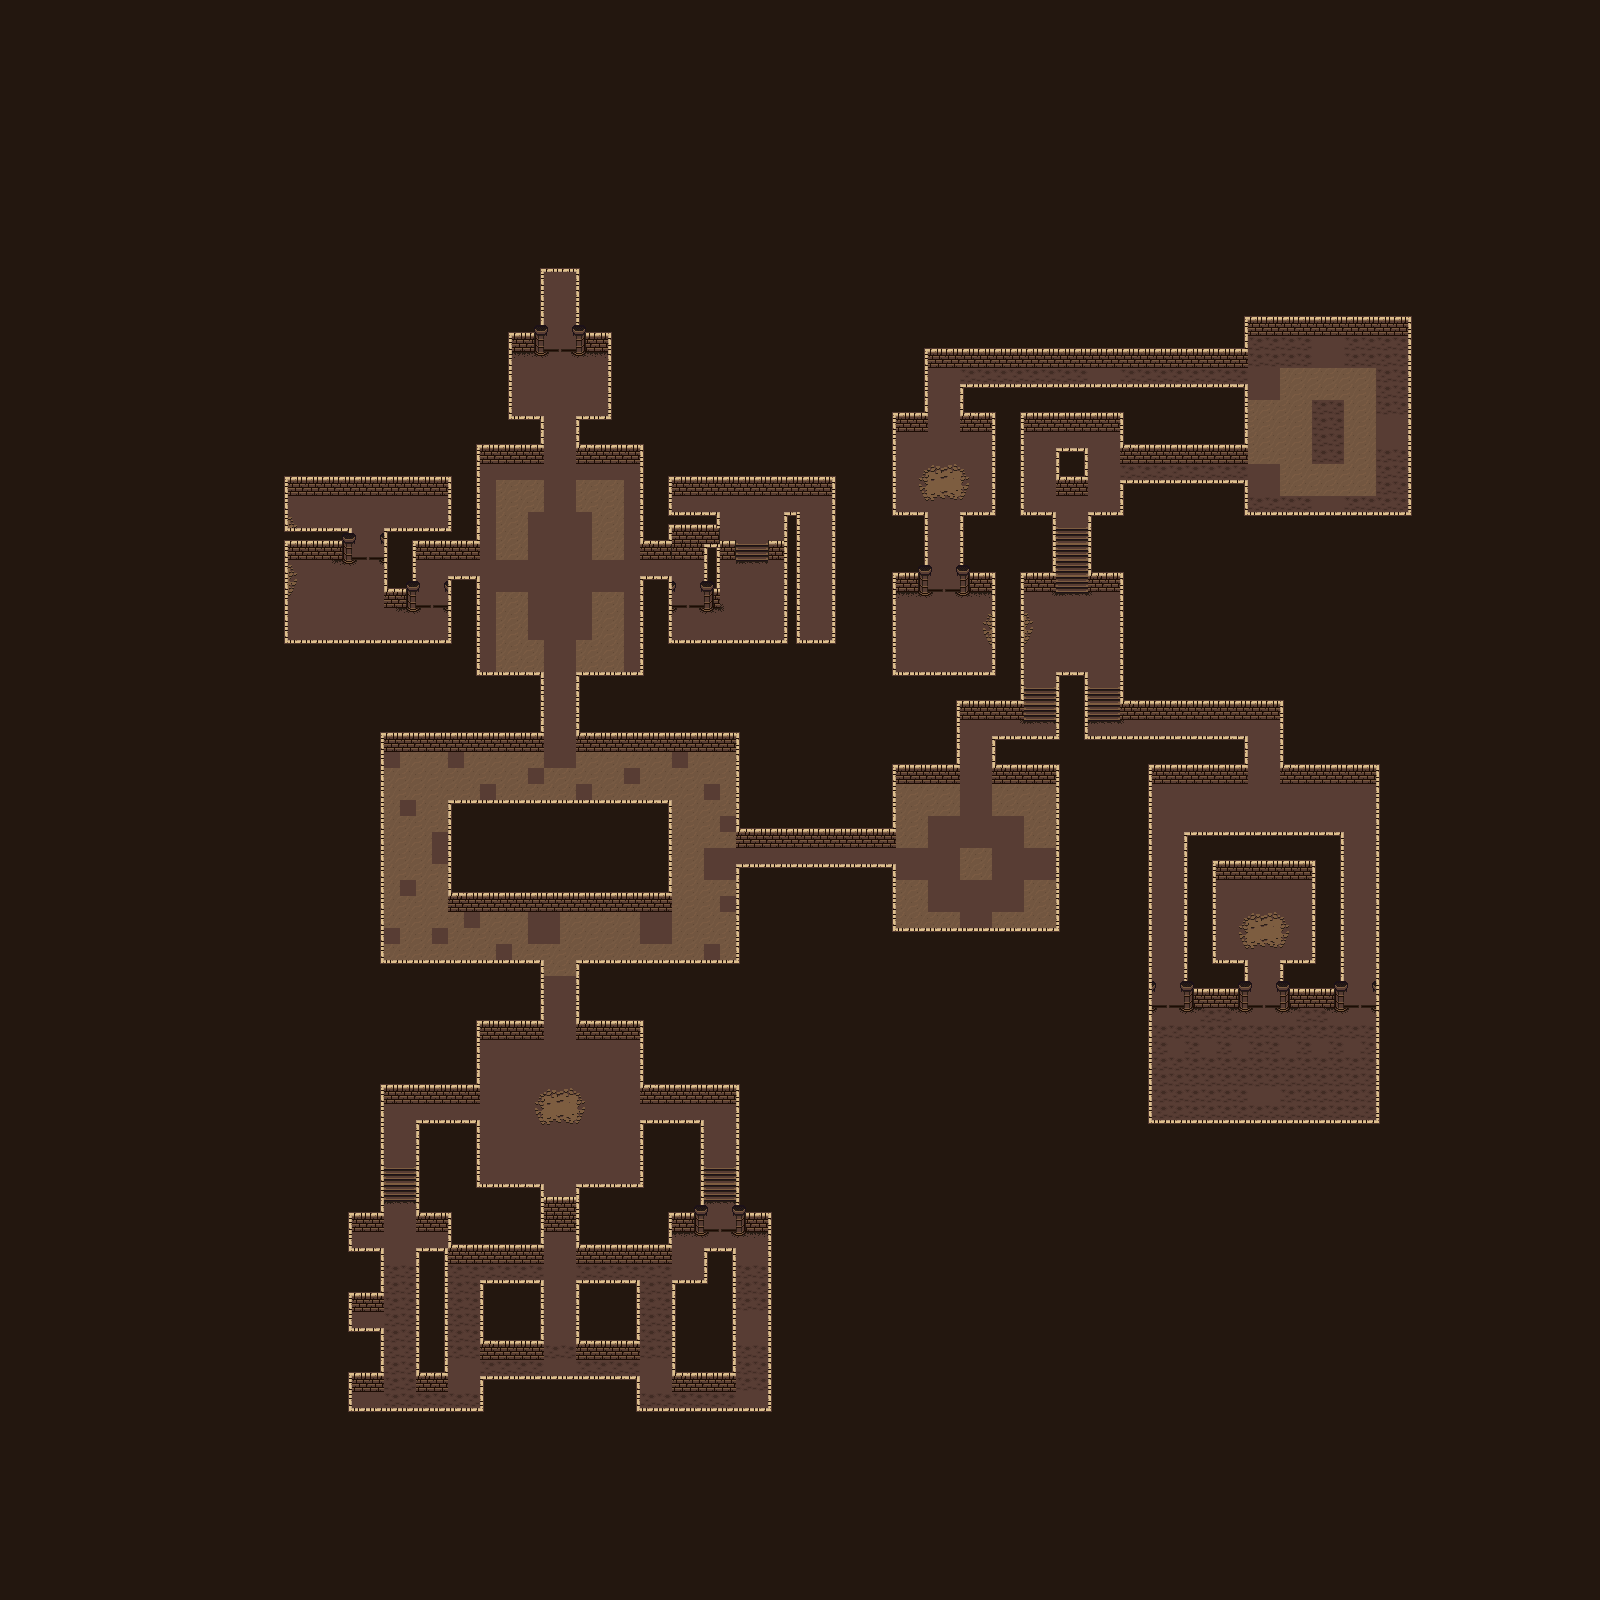

A level layout from a 2D game, rendered from its tile map. Below: a short description, then the map file with tile-grid data replaced by summaries:
An orthogonal 100x100 tile map with 16x16 px tiles, 8 tile layers (background, floor, trapfloor, walls, ...), 1 hidden layer not drawn and 216 objects (14x pillar, 14x room4Spike2, 13x room1Spike, 12x torch, 9x room4Spike3, ...).

<map version="1.0" tiledversion="1.1.5" orientation="orthogonal" renderorder="left-down" width="100" height="100" tilewidth="16" tileheight="16" infinite="0" nextobjectid="224">
 <tileset firstgid="1" source="../tilesets/PixelDungeonTileset.tsx" />
 <layer name="background" width="100" height="100">
  <data>[10000 cells, 10000 non-empty, 1 distinct tile ids]</data>
 </layer>
 <layer name="floorplan" width="100" height="100" visible="0">
  <data>[10000 cells, 1836 non-empty, 1 distinct tile ids]</data>
 </layer>
 <layer name="floor" width="100" height="100">
  <data>[10000 cells, 1703 non-empty, 25 distinct tile ids]</data>
 </layer>
 <layer name="trapfloor" width="100" height="100">
  <data>[10000 cells, 643 non-empty, 2 distinct tile ids]</data>
 </layer>
 <layer name="walls" width="100" height="100">
  <data>[10000 cells, 267 non-empty, 8 distinct tile ids]</data>
 </layer>
 <layer name="wallTop1" width="100" height="100">
  <data>[10000 cells, 343 non-empty, 6 distinct tile ids]</data>
 </layer>
 <layer name="wallTop2" width="100" height="100">
  <data>[10000 cells, 968 non-empty, 3 distinct tile ids]</data>
 </layer>
 <layer name="wallTop3" width="100" height="100">
  <data>[10000 cells, 57 non-empty, 7 distinct tile ids]</data>
 </layer>
 <layer name="decoration" width="100" height="100">
  <data>[10000 cells, 0 non-empty, 0 distinct tile ids]</data>
 </layer>
 <objectgroup color="#ff9500" name="blocks">
  <object id="98" name="puzzleController" x="1256.5" y="1093" width="15" height="6">
   <properties>
    <property name="entity" value="puzzleController" />
    <property name="puzzleName" value="simonSays_1" />
   </properties>
  </object>
  <object id="99" name="switch_4" x="1284" y="1045" width="8" height="6">
   <properties>
    <property name="entity" value="simonSaysSwitch" />
    <property name="puzzleName" value="simonSays_1" />
   </properties>
  </object>
  <object id="100" name="switch_3" x="1236" y="1045" width="8" height="6">
   <properties>
    <property name="entity" value="simonSaysSwitch" />
    <property name="puzzleName" value="simonSays_1" />
   </properties>
  </object>
  <object id="101" name="switch_2" x="1204" y="1045" width="8" height="6">
   <properties>
    <property name="entity" value="simonSaysSwitch" />
    <property name="puzzleName" value="simonSays_1" />
   </properties>
  </object>
  <object id="102" name="switch_1" x="1172" y="1045" width="8" height="6">
   <properties>
    <property name="entity" value="simonSaysSwitch" />
    <property name="puzzleName" value="simonSays_1" />
   </properties>
  </object>
  <object id="103" name="switch_5" x="1316" y="1045" width="8" height="6">
   <properties>
    <property name="entity" value="simonSaysSwitch" />
    <property name="puzzleName" value="simonSays_1" />
   </properties>
  </object>
  <object id="104" name="switch_6" x="1348" y="1045" width="8" height="6">
   <properties>
    <property name="entity" value="simonSaysSwitch" />
    <property name="puzzleName" value="simonSays_1" />
   </properties>
  </object>
  <object id="157" name="lever" x="939" y="476" width="10" height="8">
   <properties>
    <property name="entity" value="lever" />
    <property name="target" value="mechanicDoor_1,room_5" />
    <property name="trigger" type="bool" value="true" />
   </properties>
  </object>
  <object id="158" name="pillar" x="937" y="528" width="14" height="8">
   <properties>
    <property name="entity" value="pillar" />
   </properties>
  </object>
  <object id="159" name="pillar" x="1225" y="892" width="14" height="8">
   <properties>
    <property name="entity" value="pillar" />
   </properties>
  </object>
  <object id="160" name="pillar" x="1289" y="892" width="14" height="8">
   <properties>
    <property name="entity" value="pillar" />
   </properties>
  </object>
  <object id="161" name="pillar" x="1289" y="956" width="14" height="8">
   <properties>
    <property name="entity" value="pillar" />
   </properties>
  </object>
  <object id="162" name="pillar" x="1225" y="956" width="14" height="8">
   <properties>
    <property name="entity" value="pillar" />
   </properties>
  </object>
  <object id="163" name="pillar" x="497" y="1172" width="14" height="8">
   <properties>
    <property name="entity" value="pillar" />
   </properties>
  </object>
  <object id="164" name="pillar" x="609" y="1172" width="14" height="8">
   <properties>
    <property name="entity" value="pillar" />
   </properties>
  </object>
  <object id="165" name="pillar" x="609" y="1060" width="14" height="8">
   <properties>
    <property name="entity" value="pillar" />
   </properties>
  </object>
  <object id="166" name="pillar" x="497" y="1060" width="14" height="8">
   <properties>
    <property name="entity" value="pillar" />
   </properties>
  </object>
  <object id="167" name="pillar" x="553" y="1296" width="14" height="8">
   <properties>
    <property name="entity" value="pillar" />
   </properties>
  </object>
  <object id="168" name="pillar" x="521" y="412" width="14" height="8">
   <properties>
    <property name="entity" value="pillar" />
   </properties>
  </object>
  <object id="169" name="pillar" x="585" y="412" width="14" height="8">
   <properties>
    <property name="entity" value="pillar" />
   </properties>
  </object>
  <object id="170" name="pillar" x="585" y="364" width="14" height="8">
   <properties>
    <property name="entity" value="pillar" />
   </properties>
  </object>
  <object id="171" name="pillar" x="521" y="364" width="14" height="8">
   <properties>
    <property name="entity" value="pillar" />
   </properties>
  </object>
  <object id="176" name="torch" x="532" y="517" width="8" height="6">
   <properties>
    <property name="entity" value="torch" />
    <property name="on" type="bool" value="true" />
   </properties>
  </object>
  </objectgroup>
 <objectgroup color="#ff0000" name="traps">
  <properties>
   <property name="entity" value="trapRoom" />
  </properties>
  <!-- 134 objects omitted --></objectgroup>
 <objectgroup color="#002eff" name="doors">
  <!-- 27 objects omitted --></objectgroup>
 <objectgroup color="#2ecbbe" name="collision" locked="1">
  <!-- 10 objects omitted --></objectgroup>
 <objectgroup color="#ffffff" name="points">
  <!-- 2 objects omitted --></objectgroup>
 <objectgroup color="#04ff00" name="puzzle" visible="0">
  <!-- 1 objects omitted --></objectgroup>
</map>
<!-- 193 of 216 objects omitted -->
